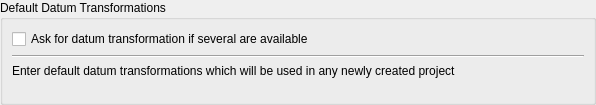
             <widget class="QWidget" name="scrollAreaWidgetContents_2">
              <property name="geometry">
               <rect>
                <x>0</x>
                <y>0</y>
                <width>596</width>
                <height>105</height>
               </rect>
              </property>
              <layout class="QVBoxLayout" name="verticalLayout_47">
               <property name="leftMargin">
                <number>0</number>
               </property>
               <property name="topMargin">
                <number>0</number>
               </property>
               <property name="rightMargin">
                <number>0</number>
               </property>
               <property name="bottomMargin">
                <number>0</number>
               </property>
               <item>
                <widget class="QGroupBox" name="mDefaultDatumTransformGroupBox">
                 <property name="title">
                  <string>Default Datum Transformations</string>
                 </property>
                 <layout class="QGridLayout" name="gridLayout_10" rowstretch="0,0,0,1">
                  <item row="2" column="0">
                   <widget class="QLabel" name="label_40">
                    <property name="text">
                     <string>Enter default datum transformations which will be used in any newly created project</string>
                    </property>
                   </widget>
                  </item>
                  <item row="0" column="0">
                   <widget class="QCheckBox" name="mShowDatumTransformDialogCheckBox">
                    <property name="text">
                     <string>Ask for datum transformation if several are available</string>
                    </property>
                   </widget>
                  </item>
                  <item row="1" column="0">
                   <widget class="Line" name="line_2">
                    <property name="orientation">
                     <enum>Qt::Horizontal</enum>
                    </property>
                   </widget>
                  </item>
                  <item row="3" column="0">
                   <widget class="QgsDatumTransformTableWidget" name="mDefaultDatumTransformTableWidget" native="true"/>
                  </item>
                 </layout>
                </widget>
               </item>
              </layout>
             </widget>
